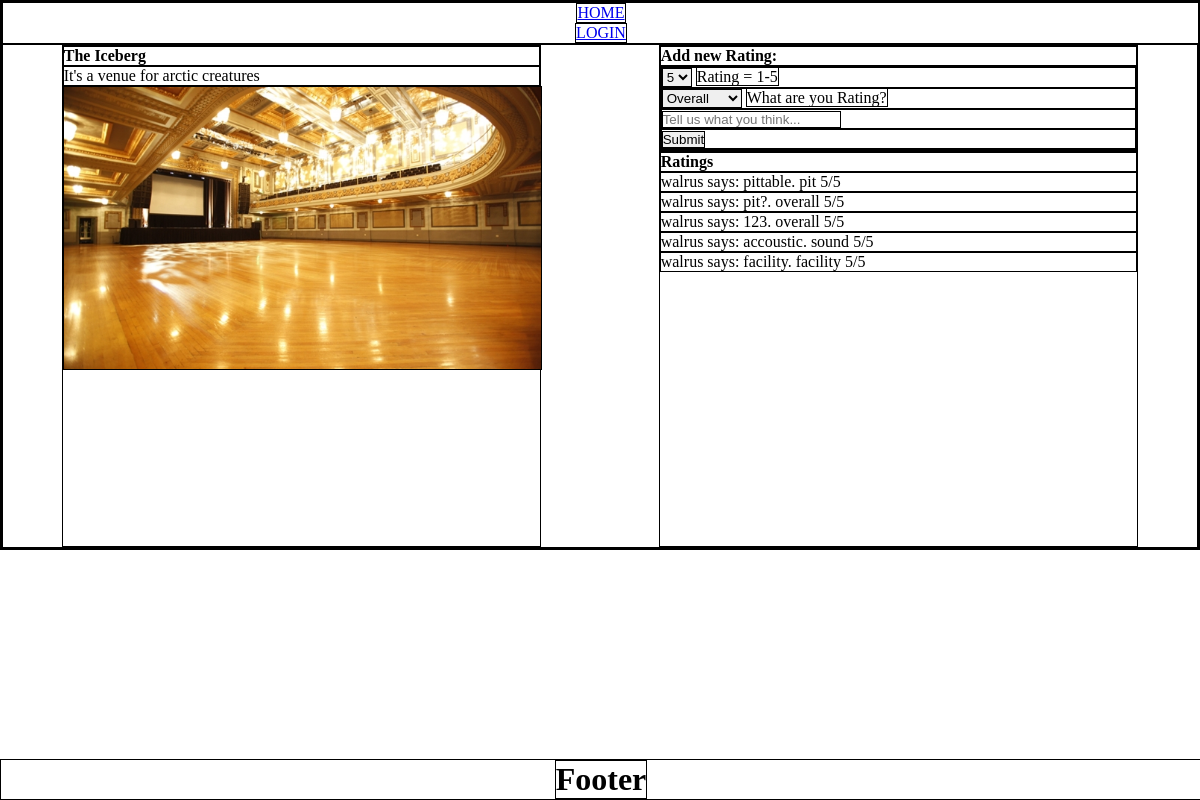
The app's page /venue/1, older data.
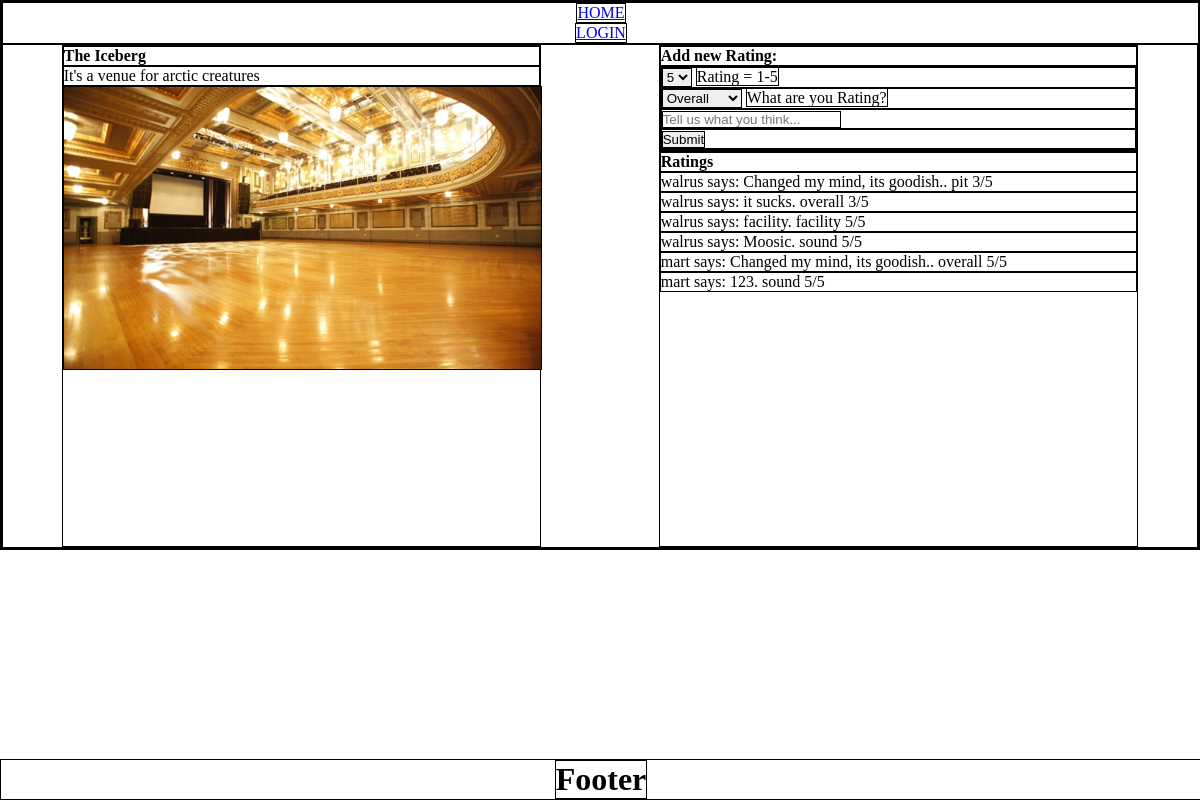
The same page, newer data.
### app/models.py (models this page shows, shortened)
class Rating(Model):
    user_fk = ForeignKeyField(
        model=User,
        backref="users"
    )
    venue_fk = ForeignKeyField(
        model=Venue,
        backref="venues",
        null=True
    )
    band_fk = ForeignKeyField(
        model=User,
        backref="bands",
        null=True
    )
    rating = IntegerField()
    rating_type = CharField()
    message = CharField(max_length=1024)
    class Meta:
        database = DATABASE

class User(UserMixin, Model):
    username = CharField(unique=True)
    email = CharField(unique=True, max_length=256)
    password = CharField(max_length=128)
    avatar = BlobField(default="default.png")
    city = CharField()
    state = CharField()
    zip = CharField()
    user_level = CharField(default="user")
    class Meta:
        database = DATABASE

### app/routes.py (the view, shortened to what this page needs)
@app.route('/venue/<id>', methods=('GET', 'POST')) # this will need to be a dynamic route
def venue(id):
    found_venue = models.Venue.get(models.Venue.id == id)
    decoder = found_venue.img.decode()
    location = (f'images/{decoder}')
    venue_img = url_for('static', filename=location)
    ratings = models.Rating.select().where(models.Rating.venue_fk == found_venue.id)
    form = RatingForm()
    return render_template('venue.html', venue=found_venue, venue_img=venue_img, ratings=ratings, form=form)

### app/forms.py
class RatingForm(FlaskForm):
    rating = SelectField(
        'Rating = 1-5',
        choices=[("1", '1'), ("2", '2'), ("3", '3'), ("4", '4'), ("5", '5')],
        default="5"
    )
    rating_type = SelectField(
        'What are you Rating?',
        choices=[("overall", 'Overall'), ("pit", 'Mosh Pit'), ("sound", 'Acoustics'), ("facility", 'Facilities')]
    )
    message = StringField('Tell us what you think...', validators=[DataRequired(), Length(max=512)])
    submit = SubmitField("Submit")

### app/__init__.py (called while the page is built)
@app.before_request
def before_request():
    g.db = DATABASE
    g.db.connect()
    g.user = current_user

@app.after_request
def after_request(response):
    g.db.close()
    return response

### app/templates/venue.html (shortened to what this page needs)
{% extends "layout.html" %}\
{% from 'macros.html' import render_field %}
{% block sidebar %}
<h4>{{venue.name}}</h4>
<p>{{venue.about}}</p>
<img class="venue_img" src="{{ venue_img }}" alt="">
{% endblock %}
{% block main_header %}
{% if found_rating %}
<h4>Editing Rating:</h4>
<p>{{ found_rating.user_fk.username }} says: {{ found_rating.message }}. {{found_rating.rating_type}} {{ found_rating.rating }}/5</p>
{% else %}
<h4>Add new Rating:</h4>
{% endif%}
<form method="POST" action="" class="form">
    {% for field in form %}
        {{ render_field(field) }}
    {% endfor %}
</form>
{% endblock%}
{% block main %}
<h4>Ratings</h4>
    {% for rating in ratings %}
        <p>{{ rating.user_fk.username }} says: {{ rating.message }}. {{rating.rating_type}} {{ rating.rating }}/5</p>
    {% endfor %}
{% endblock %}

Row changes from the older to the newer data that the page shows:
removed Rating: user_fk.username "walrus", message "123", rating_type "overall", rating "5"
removed Rating: user_fk.username "walrus", message "accoustic", rating_type "sound", rating "5"
changed Rating "pit": message "pittable" → "Changed my mind, its goodish."; rating "5" → "3"
changed Rating: message "pit?" → "it sucks"; rating "5" → "3"
now on this page (row edited): Rating: user_fk.username "walrus", message "Moosic", rating_type "sound", rating "5"
now on this page (row edited): Rating: user_fk.username "mart", message "Changed my mind, its goodish.", rating_type "overall", rating "5"
now on this page (row edited): Rating: user_fk.username "mart", message "123", rating_type "sound", rating "5"
